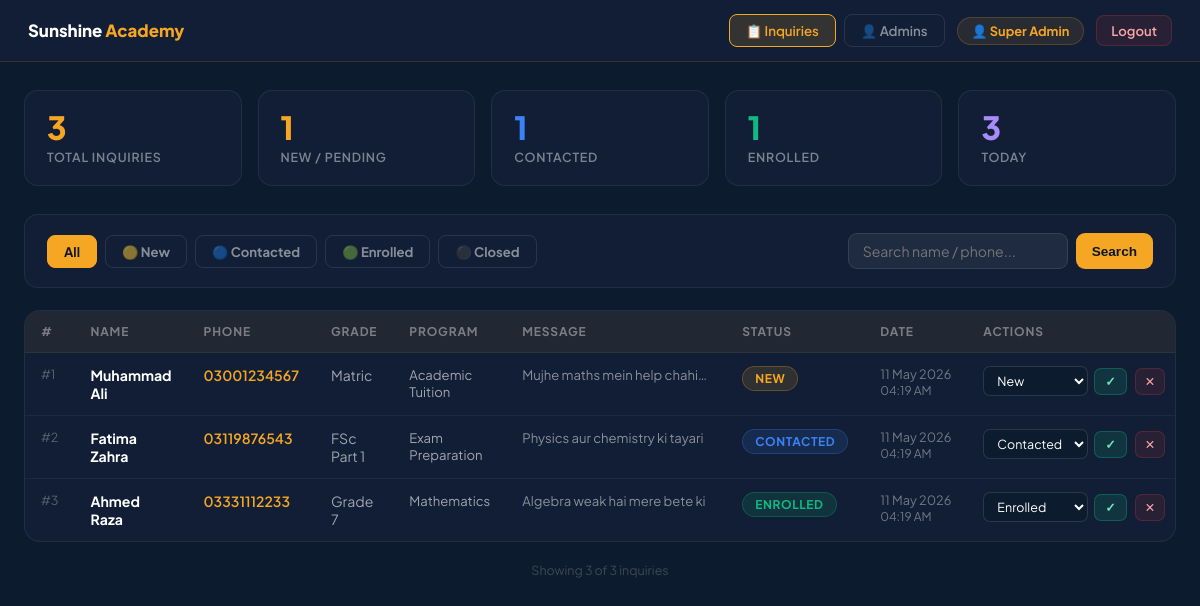
Page /admin/dashboard.php (signed in) on the committed database.
### tables this page shows
CREATE TABLE IF NOT EXISTS inquiries (
  id          INT AUTO_INCREMENT PRIMARY KEY,
  name        VARCHAR(120)  NOT NULL,
  phone       VARCHAR(20)   NOT NULL,
  grade       VARCHAR(60)   DEFAULT '',
  type        VARCHAR(80)   DEFAULT '',
  message     TEXT          DEFAULT '',
  status      ENUM('new','contacted','enrolled','closed') DEFAULT 'new',
  ip_address  VARCHAR(45)   DEFAULT '',
  created_at  DATETIME      DEFAULT CURRENT_TIMESTAMP,
  updated_at  DATETIME      DEFAULT CURRENT_TIMESTAMP ON UPDATE CURRENT_TIMESTAMP
);

### admin/dashboard.php (the view, shortened to what this page needs)
<?php
$db = getDB();
$filterStatus = $_GET['status'] ?? 'all';
$search       = trim($_GET['q'] ?? '');
$page         = max(1, (int)($_GET['page'] ?? 1));
$perPage      = 15;
$offset       = ($page - 1) * $perPage;
$where  = [];
$params = [];
$whereSQL = $where ? 'WHERE ' . implode(' AND ', $where) : '';
$countStmt = $db->prepare("SELECT COUNT(*) FROM inquiries $whereSQL");
$countStmt->execute($params);
$totalRows = (int)$countStmt->fetchColumn();
$stmt = $db->prepare("SELECT * FROM inquiries $whereSQL ORDER BY created_at DESC LIMIT $perPage OFFSET $offset");
$stmt->execute($params);
$inquiries = $stmt->fetchAll();
$stats = $db->query("
    SELECT
        COUNT(*) AS total,
        SUM(status='new') AS new_count,
        SUM(status='contacted') AS contacted,
        SUM(status='enrolled') AS enrolled,
        SUM(DATE(created_at)=CURDATE()) AS today
    FROM inquiries
")->fetch();
$statusColors = [
    'new'       => '#F5A623',
    'contacted' => '#3B82F6',
    'enrolled'  => '#10B981',
    'closed'    => '#6B7280',
];
$statusLabels = [
    'new'       => 'New',
    'contacted' => 'Contacted',
    'enrolled'  => 'Enrolled',
    'closed'    => 'Closed',
];
?>
<!DOCTYPE html>
<html lang="en">
<head>
</head>
<body>
<div class="topbar">
  <div class="topbar-left">
    <div class="topbar-title">Sunshine <span>Academy</span></div>
  </div>
  <div style="display:flex;align-items:center;gap:12px;">
    <div style="display:flex;gap:8px;">
      <a href="dashboard.php" style="padding:7px 16px;border-radius:8px;font-size:.83rem;font-weight:600;text-decoration:none;background:rgba(245,166,35,.15);border:1px solid #F5A623;color:#F5A623;">📋 Inquiries</a>
      <a href="register.php" style="padding:7px 16px;border-radius:8px;font-size:.83rem;font-weight:600;text-decoration:none;border:1px solid rgba(255,255,255,.1);color:rgba(255,255,255,.5);">👤 Admins</a>
    </div>
    <span class="admin-badge">👤 <?= htmlspecialchars($_SESSION['admin_name'] ?? 'Admin') ?></span>
    <a href="logout.php" class="logout-btn">Logout</a>
  </div>
</div>
<div class="container">
  <div class="stats">
    <div class="stat-card">
      <div class="stat-val"><?= $stats['total'] ?></div>
      <div class="stat-lbl">Total Inquiries</div>
    </div>
    <div class="stat-card">
      <div class="stat-val" style="color:#F5A623"><?= $stats['new_count'] ?></div>
      <div class="stat-lbl">New / Pending</div>
    </div>
    <div class="stat-card">
      <div class="stat-val" style="color:#3B82F6"><?= $stats['contacted'] ?></div>
      <div class="stat-lbl">Contacted</div>
    </div>
    <div class="stat-card">
      <div class="stat-val" style="color:#10B981"><?= $stats['enrolled'] ?></div>
      <div class="stat-lbl">Enrolled</div>
    </div>
    <div class="stat-card">
      <div class="stat-val" style="color:#A78BFA"><?= $stats['today'] ?></div>
      <div class="stat-lbl">Today</div>
    </div>
  </div>
  <div class="filters">
    <div class="filter-tabs">
      <?php foreach (['all'=>'All','new'=>'🟡 New','contacted'=>'🔵 Contacted','enrolled'=>'🟢 Enrolled','closed'=>'⚫ Closed'] as $k=>$v): ?>
        <a href="?status=<?= $k ?>&q=<?= urlencode($search) ?>"
           class="tab <?= $filterStatus===$k?'active':'' ?>"><?= $v ?></a>
      <?php endforeach; ?>
    </div>
    <form class="search-wrap" method="GET" action="">
      <input class="search-inp" type="text" name="q" placeholder="Search name / phone..." value="<?= htmlspecialchars($search) ?>"/>
      <button type="submit" class="search-btn">Search</button>
    </form>
  </div>
  <div class="table-wrap">
    <?php if (empty($inquiries)): ?>
      <div class="empty">
        <div class="empty-ico">📭</div>
        <p>No inquiries found.</p>
      </div>
    <?php else: ?>
    <table>
      <thead>
        <tr>
          <th>#</th>
          <th>Name</th>
          <th>Phone</th>
          <th class="hide-mob">Grade</th>
          <th class="hide-mob">Program</th>
          <th class="hide-mob">Message</th>
          <th>Status</th>
          <th class="hide-mob">Date</th>
          <th>Actions</th>
        </tr>
      </thead>
      <tbody>
        <?php foreach ($inquiries as $row): ?>
        <tr>
          <td style="color:rgba(255,255,255,.3);font-size:.78rem">#<?= $row['id'] ?></td>
          <td class="name-cell"><?= htmlspecialchars($row['name']) ?></td>
          <td class="phone-cell">
            <a href="tel:<?= htmlspecialchars($row['phone']) ?>">
              <?= htmlspecialchars($row['phone']) ?>
            </a>
          </td>
          <td class="hide-mob" style="color:rgba(255,255,255,.6)"><?= htmlspecialchars($row['grade'] ?: '—') ?></td>
          <td class="hide-mob" style="color:rgba(255,255,255,.6);font-size:.82rem"><?= htmlspecialchars($row['type'] ?: '—') ?></td>
          <td class="msg-cell hide-mob" title="<?= htmlspecialchars($row['message']) ?>">
            <?= htmlspecialchars($row['message'] ?: '—') ?>
          </td>
          <td>
            <span class="badge" style="background:<?= $statusColors[$row['status']] ?>22;color:<?= $statusColors[$row['status']] ?>;border:1px solid <?= $statusColors[$row['status']] ?>44">
              <?= $statusLabels[$row['status']] ?>
            </span>
          </td>
          <td class="date-cell hide-mob">
            <?= date('d M Y', strtotime($row['created_at'])) ?><br/>
            <span style="font-size:.75rem"><?= date('h:i A', strtotime($row['created_at'])) ?></span>
          </td>
          <td>
            <div class="actions">
              <form method="POST" style="display:flex;gap:6px;align-items:center">
                <select name="status" class="status-sel">
                  <?php foreach ($statusLabels as $sv=>$sl): ?>
                    <option value="<?= $sv ?>" <?= $row['status']===$sv?'selected':'' ?>><?= $sl ?></option>
                  <?php endforeach; ?>
                </select>
                <button type="submit" name="update_status" class="save-btn">✓</button>
              </form>
              <form method="POST" onsubmit="return confirm('Delete this inquiry?')">
                <button type="submit" class="del-btn">✕</button>
              </form>
            </div>
          </td>
        </tr>
        <?php endforeach; ?>
      </tbody>
    </table>
    <?php endif; ?>
  </div>
  <p style="text-align:center;color:rgba(255,255,255,.2);font-size:.78rem;margin-top:20px;">
    Showing <?= count($inquiries) ?> of <?= $totalRows ?> inquiries
  </p>
</div>
</body>
</html>

### admin/dashboard.php (style rules this page uses)
* { box-sizing:border-box;margin:0;padding:0; }
body { font-family:'Plus Jakarta Sans',sans-serif;background:#0D1B2E;color:#E2E8F0;min-height:100vh; }
.topbar { background:#111e35;border-bottom:1px solid rgba(245,166,35,.15);padding:14px 28px;display:flex;align-items:center;justify-content:space-between;position:sticky;top:0;z-index:100; }
.topbar-left { display:flex;align-items:center;gap:12px; }
.topbar-title { font-size:1.05rem;font-weight:800;color:#fff; }
.topbar-title span { color:#F5A623; }
.admin-badge { background:rgba(245,166,35,.1);border:1px solid rgba(245,166,35,.2);color:#F5A623;padding:5px 14px;border-radius:100px;font-size:.8rem;font-weight:700; }
.logout-btn { background:rgba(239,68,68,.1);border:1px solid rgba(239,68,68,.2);color:#FCA5A5;padding:6px 14px;border-radius:8px;font-size:.82rem;font-weight:600;text-decoration:none;cursor:pointer;transition:background .2s; }
.container { max-width:1400px;margin:0 auto;padding:28px 24px; }
.stats { display:grid;grid-template-columns:repeat(5,1fr);gap:16px;margin-bottom:28px; }
.stat-card { background:#111e35;border:1px solid rgba(255,255,255,.07);border-radius:14px;padding:20px 22px; }
.stat-val { font-size:2rem;font-weight:800;color:#F5A623;line-height:1; }
.stat-lbl { font-size:.78rem;font-weight:600;color:rgba(255,255,255,.45);margin-top:6px;text-transform:uppercase;letter-spacing:.06em; }
.filters { background:#111e35;border:1px solid rgba(255,255,255,.07);border-radius:14px;padding:18px 22px;margin-bottom:22px;display:flex;gap:14px;flex-wrap:wrap;align-items:center; }
.filter-tabs { display:flex;gap:8px;flex-wrap:wrap; }
.tab { padding:7px 16px;border-radius:8px;font-size:.82rem;font-weight:700;text-decoration:none;border:1px solid rgba(255,255,255,.1);color:rgba(255,255,255,.5);transition:all .2s;cursor:pointer;background:none; }
.tab:hover,.tab.active { background:#F5A623;color:#0A1628;border-color:#F5A623; }
.search-wrap { margin-left:auto;display:flex;gap:8px; }
.search-inp { background:rgba(255,255,255,.06);border:1px solid rgba(255,255,255,.1);border-radius:9px;padding:8px 14px;color:#fff;font-family:inherit;font-size:.88rem;outline:none;width:220px;transition:border-color .2s; }
.search-btn { background:#F5A623;border:none;border-radius:9px;padding:8px 16px;font-weight:700;font-size:.85rem;color:#0A1628;cursor:pointer; }
.table-wrap { background:#111e35;border:1px solid rgba(255,255,255,.07);border-radius:16px;overflow:hidden; }
table { width:100%;border-collapse:collapse; }
thead { background:rgba(245,166,35,.07); }
th { padding:13px 16px;text-align:left;font-size:.75rem;font-weight:700;color:rgba(255,255,255,.4);text-transform:uppercase;letter-spacing:.07em;white-space:nowrap; }
td { padding:13px 16px;border-top:1px solid rgba(255,255,255,.05);font-size:.88rem;vertical-align:top; }
.name-cell { font-weight:700;color:#fff; }
.phone-cell a { color:#F5A623;text-decoration:none;font-weight:600; }
.msg-cell { color:rgba(255,255,255,.5);font-size:.82rem;max-width:220px;white-space:nowrap;overflow:hidden;text-overflow:ellipsis; }
.date-cell { color:rgba(255,255,255,.4);font-size:.8rem;white-space:nowrap; }
.badge { display:inline-block;padding:4px 12px;border-radius:100px;font-size:.75rem;font-weight:700;text-transform:uppercase;letter-spacing:.05em; }
.actions { display:flex;gap:8px;align-items:center; }
select.status-sel { background:#0D1B2E;border:1px solid rgba(255,255,255,.12);color:#fff;border-radius:7px;padding:5px 9px;font-size:.78rem;font-family:inherit;cursor:pointer;outline:none; }
.save-btn { background:rgba(16,185,129,.15);border:1px solid rgba(16,185,129,.3);color:#6EE7B7;border-radius:7px;padding:5px 10px;font-size:.78rem;font-weight:700;cursor:pointer; }
.del-btn { background:rgba(239,68,68,.1);border:1px solid rgba(239,68,68,.2);color:#FCA5A5;border-radius:7px;padding:5px 9px;font-size:.78rem;cursor:pointer; }

### rows in the picture
inquiries: id "1", name "Muhammad Ali", phone "03001234567", grade "Matric", type "Academic Tuition", message "Mujhe maths mein help chahi…", status "NEW", created_at "11 May 2026", created_at "04:19 AM", status "New"
inquiries: id "2", name "Fatima Zahra", phone "03119876543", grade "FSc Part 1", type "Exam Preparation", message "Physics aur chemistry ki tayari", status "CONTACTED", created_at "11 May 2026", created_at "04:19 AM", status "Contacted"
inquiries: id "3", name "Ahmed Raza", phone "03331112233", grade "Grade 7", type "Mathematics", message "Algebra weak hai mere bete ki", status "ENROLLED", created_at "11 May 2026", created_at "04:19 AM", status "Enrolled"

### other values in the picture
$_SESSION['admin_name'] "Super Admin"
$stats['total'] "3"
$stats['new_count'] "1"
$stats['contacted'] "1"
$stats['enrolled'] "1"
$stats['today'] "3"
$v "All"
$v "🟡 New"
$v "🔵 Contacted"
$v "🟢 Enrolled"
$v "⚫ Closed"
count($inquiries) "3"
$totalRows "3"
